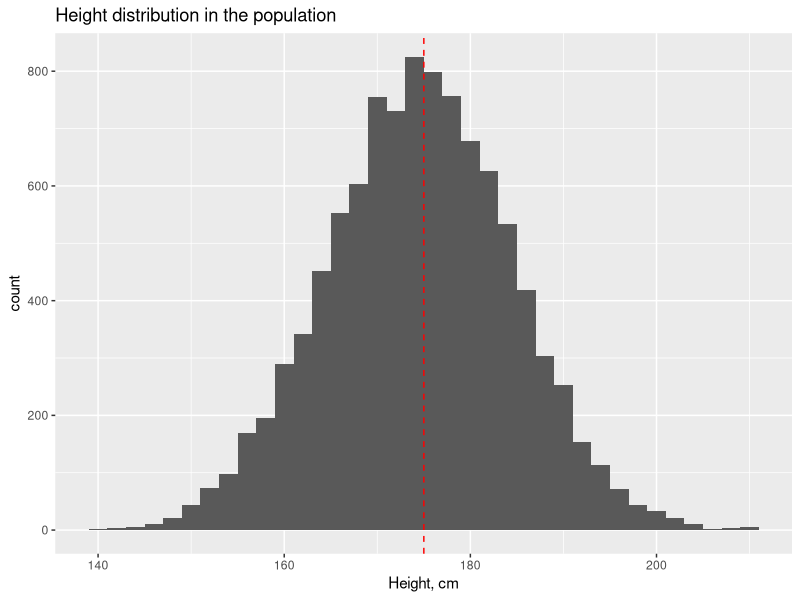
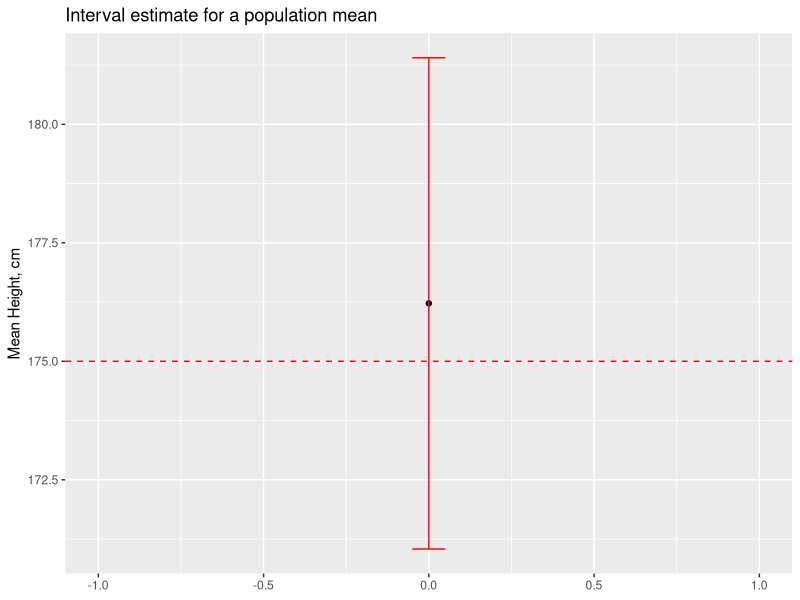
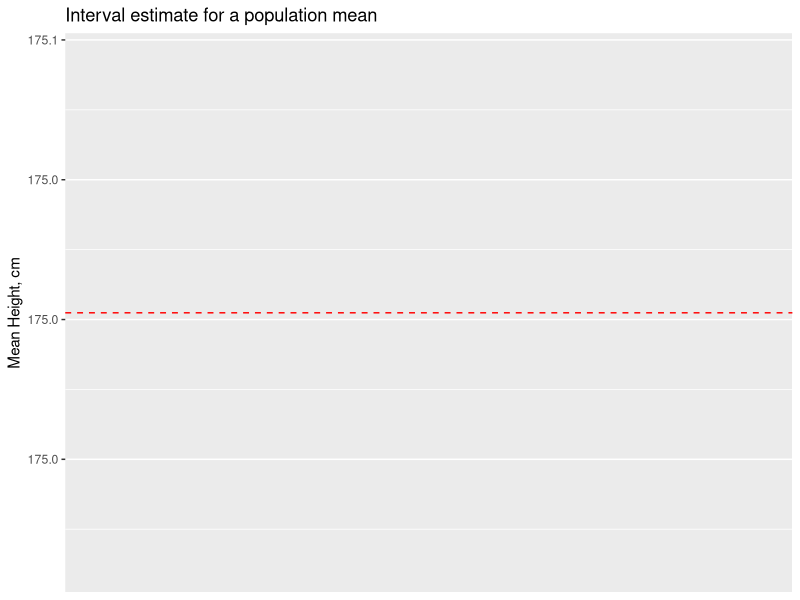

Write the R code that produced these figures, in order.
## ---- chunk 1
knitr::opts_chunk$set(echo = TRUE, warning = FALSE)
options(digits = 4) #4 digits in output
## ---- chunk 2
library(tidyverse)
## ---- chunk 3
set.seed(435) # to initialize the random number generator, for reproducibility
height <- round(rnorm(10000, 175, 10)) 
## ---- chunk 4
ggplot(data = tibble(height), aes(x = height)) +
  geom_histogram(binwidth = 2) +
  geom_vline(aes(xintercept = mean(height)), 
             colour='red', 
             linetype='dashed')+
  ggtitle('Height distribution in the population') +
  xlab('Height, cm')
## ---- chunk 5
# Sampling
set.seed(435)
N <- 9
height_sample <- sample(height, size = N)
## ---- chunk 6
# A vector with row indices is sampled
my_df <- tibble(x = 1:10, y = 101:110)
my_df

set.seed(435)
# A given number of rows
my_df %>% sample_n(size = 5)

set.seed(435)
# A given proportion of rows
my_df %>% sample_frac(size = 0.5)

## ---- chunk 7
set.seed(435)
selected <- 1:nrow(my_df) %>% sample(size = 5)

# These indices are used for extracting the selected rows:
my_df[selected, ] #rows in the sample
my_df[-selected, ] #rows not in the sample
## ---- chunk 8
# The sample
height_sample

# Sample mean
sample_mean <- mean(height_sample)
paste("Sample mean:", sample_mean)

# Sample standard deviation
sample_sd <- sd(height_sample)
paste("Sample S.D.:", sample_sd)
## ---- chunk 9
# Standard error for the sample mean
sample_se <- sample_sd/sqrt(N)
paste("Std. error for the sample mean:", sample_se)
## ---- chunk 10

P <- .95 # confidence level
alpha <- 1 - P

# quantile
quant <- qt(1 - alpha / 2 , N - 1)
  
# 95% confidence interval half width
delta <- quant * sample_se
paste("Confidence interval half-width:", round(delta, 1))
## ---- chunk 11
#  upper and lower confidence limits:
lcl <- sample_mean - delta
ucl <- sample_mean + delta

c(lcl, ucl)
## ---- chunk 12

population_mean <- mean(height)
paste("Population mean:", round(population_mean, 1), 
      "Sample mean:", round(sample_mean, 1))

ggplot(data = tibble(population_mean, sample_mean, lcl, ucl),
       aes(x = 0)) +
  geom_point(aes(y = sample_mean)) +
  geom_errorbar(aes(ymin = lcl, ymax = ucl), 
                col = 'red', width = 0.1) +
  labs(title = 'Interval estimate for a population mean',
       y = 'Mean Height, cm',
       x = NULL) +
  geom_hline(aes(yintercept = population_mean),
             col = 'red', linetype = 'dashed') +
  xlim(-1, 1)

## ---- chunk 13
# A simpler way to get a confidence interval:
t.test(height_sample)

# Extracting the required part of the result:
r <- t.test(height_sample)
names(r)

tibble(by_hand = c(lcl, ucl), using_function = as.vector(r$conf.int))

## ---- chunk 14
t.test(height_sample) %>% broom::tidy()
## ---- chunk 15
ggplot(data = tibble(height = height_sample)) + 
  stat_summary(aes(x = 0, y = height), 
               fun.data = 'mean_cl_normal', 
               colour = 'red') +
  labs(title = 'Interval estimate for a population mean',
       y = 'Mean Height, cm', x = NULL) +
  geom_hline(aes(yintercept = population_mean), 
             col = 'red', linetype = 'dashed')
